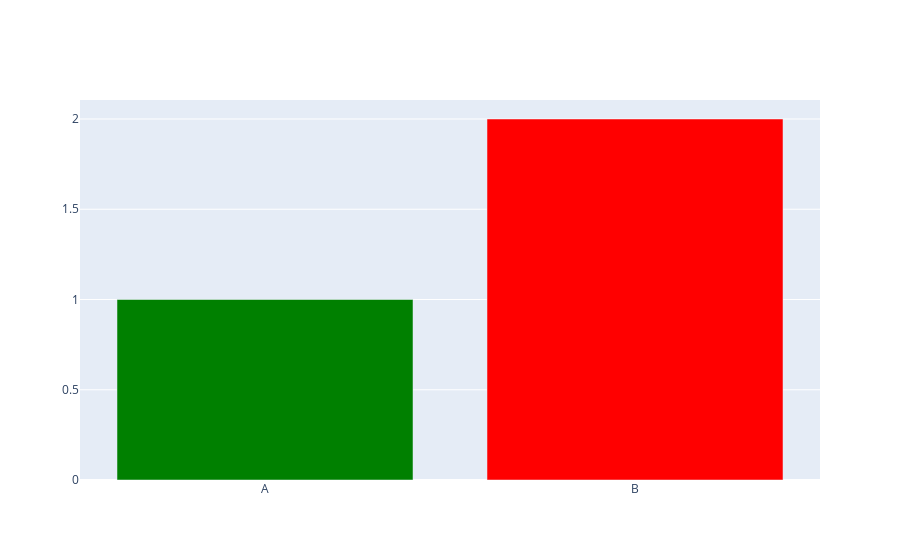

Notebook code cell kept with this figure:
### Markdown cell above
#### Bar

### Code cell
fig =go.Figure()

bar = go.Bar(x=['A','B'],y=[1,2],marker=dict(color=['green','red']))
fig.add_trace(bar)

### Figure 1 — Plotly figure (JSON) as saved in the notebook; plotly's stock layout.template omitted (floating-point values rounded to 4 significant figures)
{"data": [{"marker": {"color": ["green", "red"]}, "type": "bar", "x": ["A", "B"], "y": [1, 2]}], "layout": {"autosize": true, "xaxis": {"autorange": true, "range": [-0.5, 1.5], "type": "category"}, "yaxis": {"autorange": true, "range": [0, 2.105], "type": "linear"}}}
